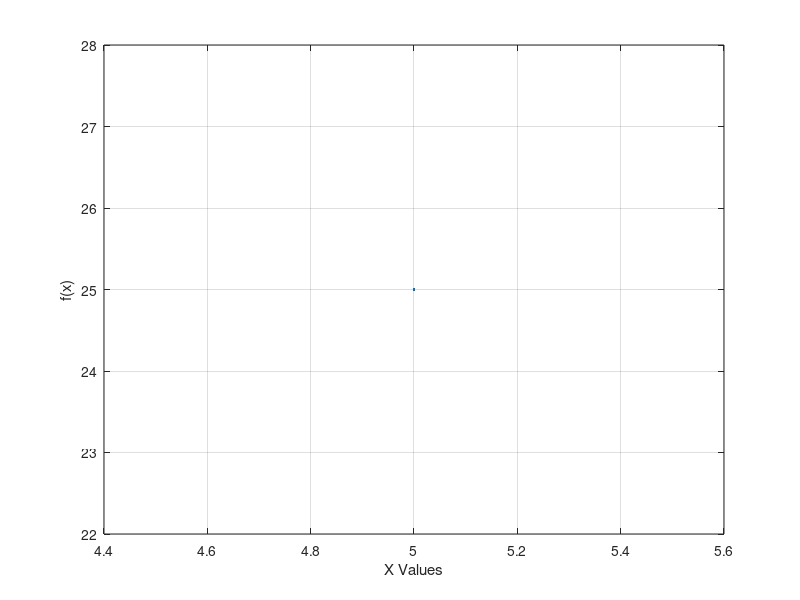

Here is the MATLAB script that generated this plot:
clear;
clc;
close all;


f = @(x) (x.^2)+(2*x)-10;
fl = @(x) 2*x+2;

x0 = input('Başlangıç değerini girin: ');
x1 = input('Bitiş değerini girin: ');

N = input('Yineleme değerini girin: ');
es = input('Hata oranını girin: ');

x=x0:0.1:x1;
y=f(x);
figure(1),
plot(x,y)
xlabel('X Values')
ylabel('f(x)')
grid on;


if(f(x0)*f(x1)>0)
    disp('Hata: kök x1 ile x2 arasında değil');
    return;
end


i=0;
while(i<=N)
    i=i+1;
    
    x2 = x0-((f(x0))/fl(x0));
    
    %Hata
    ea =abs(((x2-x0)/x2)*100);
    
    if(f(x2)==0)
        msg = sprintf('Deneme = %d, Kök = %f, Hata = %f',i,x2,ea);
        disp(msg);
        figure(1);
        plot(x,y,x2,f(x2),'o');
        title(msg);
        xlabel('X Values')
        ylabel('f(x)')
        grid on;
        break; %kök bulundu
    end 
    
    msg = sprintf('Deneme = %d, Kök = %f, Hata = %f',i,x2,ea);
    disp(msg);
    figure(1);
    plot(x,y,x2,f(x2),'o');
    title(msg);
    xlabel('X Values')
    ylabel('f(x)')
    grid on;
    pause(0.7);
    
       % durdu
    if(ea<es)
        break;
    end
    
    x0 = x2;
end